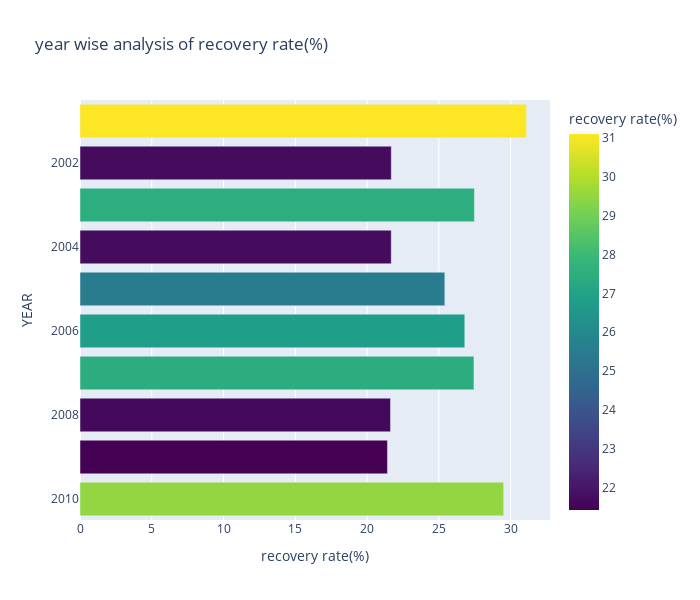

The notebook cell this image was saved under:
### Code cell
fig_year=px.bar(year_wise_analysis, y = 'YEAR',x='recovery rate(%)',title = 'year wise analysis of recovery rate(%)',orientation ='h',
                color ="recovery rate(%)",
                color_continuous_scale = 'viridis',
                labels={'recovery rate(%)':'recovery rate(%)','YEAR':'YEAR'},
                hover_data={'recovery rate(%)':True,'YEAR':True}
                )
fig_year.update_layout(xaxis_title='recovery rate(%)',
                       yaxis_title ='YEAR',
                       yaxis = dict(autorange="reversed"),
                       height =600,
                       width =700)
fig_year.show()

### Figure 1 — Plotly figure (JSON) as saved in the notebook; plotly's stock layout.template omitted (floating-point values rounded to 4 significant figures)
{"data": [{"alignmentgroup": "True", "hovertemplate": "recovery rate(%)=%{marker.color}<br>YEAR=%{y}<extra></extra>", "legendgroup": "", "marker": {"color": [29.51, 21.42, 21.63, 27.44, 26.8, 25.41, 21.68, 21.68, 27.47, 31.1], "coloraxis": "coloraxis", "pattern": {"shape": ""}}, "name": "", "offsetgroup": "", "orientation": "h", "showlegend": false, "textposition": "auto", "type": "bar", "x": [29.51, 21.42, 21.63, 27.44, 26.8, 25.41, 21.68, 21.68, 27.47, 31.1], "xaxis": "x", "y": [2010, 2009, 2008, 2007, 2006, 2005, 2002, 2004, 2003, 2001], "yaxis": "y"}], "layout": {"barmode": "relative", "coloraxis": {"colorbar": {"title": {"text": "recovery rate(%)"}}, "colorscale": [[0, "#440154"], [0.1111, "#482878"], [0.2222, "#3e4989"], [0.3333, "#31688e"], [0.4444, "#26828e"], [0.5556, "#1f9e89"], [0.6667, "#35b779"], [0.7778, "#6ece58"], [0.8889, "#b5de2b"], [1, "#fde725"]]}, "height": 600, "legend": {"tracegroupgap": 0}, "title": {"text": "year wise analysis of recovery rate(%)"}, "width": 700, "xaxis": {"anchor": "y", "domain": [0, 1], "title": {"text": "recovery rate(%)"}}, "yaxis": {"anchor": "x", "autorange": "reversed", "domain": [0, 1], "title": {"text": "YEAR"}}}}
